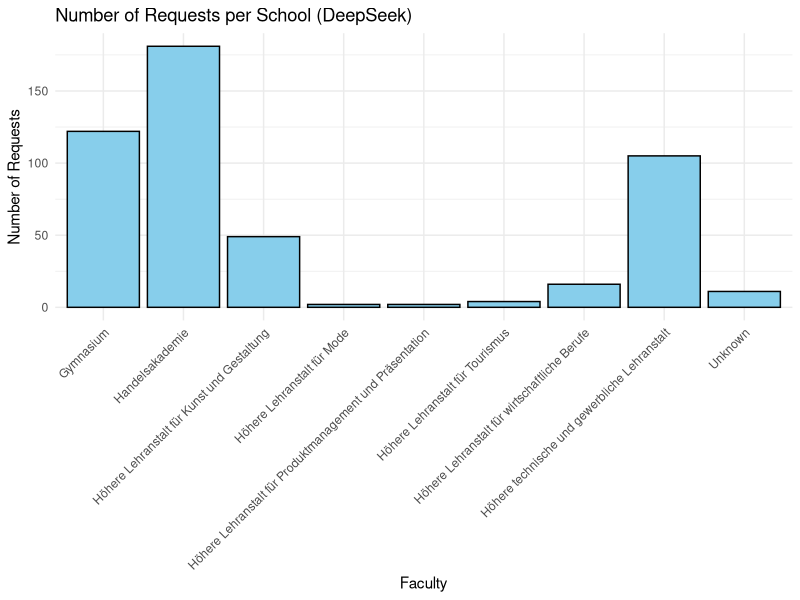
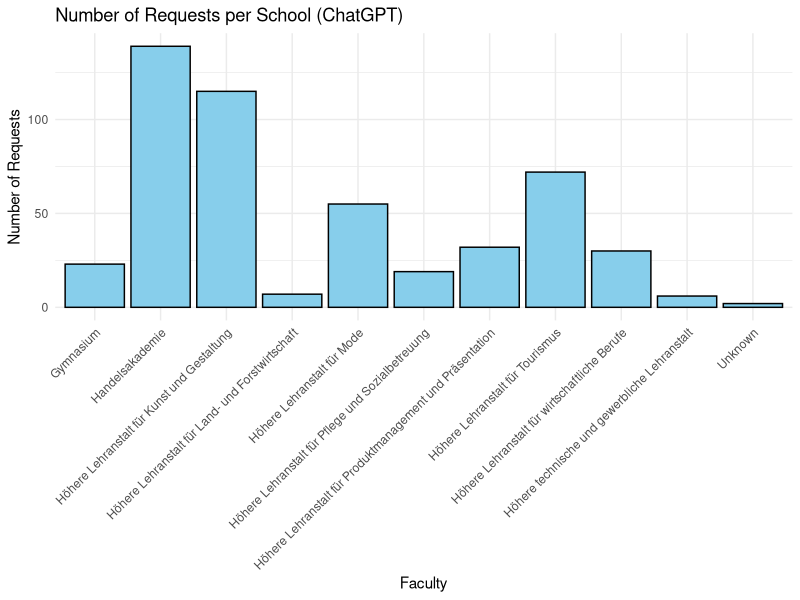
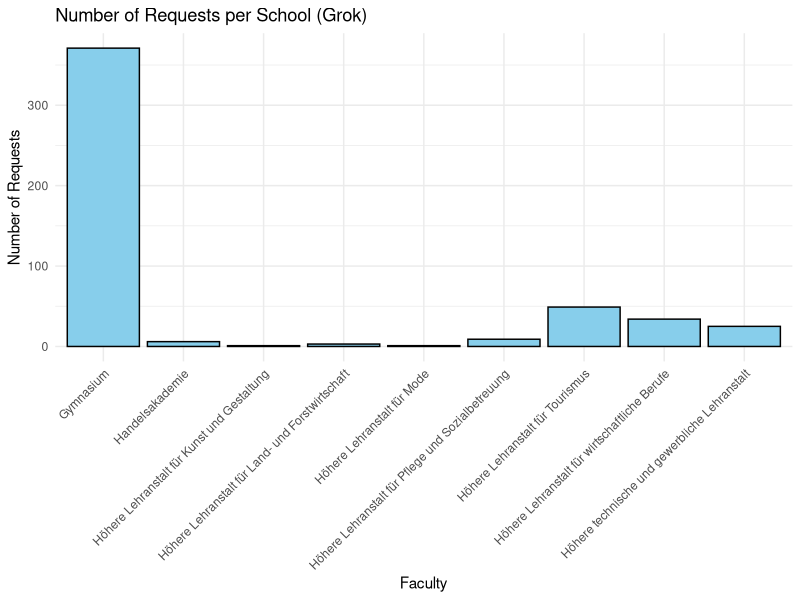

Source code (R) for these figures, in order:
## ---- chunk 1
# Load necessary package
library(ggplot2)
library(pwr)

# Beispiel: 15 Gruppen, mittlerer Effekt, 0.05 Signifikanzniveau, 0.8 Power
pwr.chisq.test(w = 0.3, df = 14, sig.level = 0.05, power = 0.8)

# Read the CSV file
data1 <- read.csv("school_responses.csv")
data2 <- read.csv("school_responses_openai_gpt-4o-mini_500requests_20250513_144843.csv")
data3 <- read.csv("school_responses_x-ai_grok-3-mini-beta_500.csv")

categories <- c(
 "Gymnasium",
        "Realgymnasium",
        "Wirtschaftskundliches Realgymnasium",
        "Höhere technische und gewerbliche Lehranstalt",
        "Höhere Lehranstalt für Mode",
        "Höhere Lehranstalt für Kunst und Gestaltung",
        "Höhere Lehranstalt für Produktmanagement und Präsentation",
        "Höhere Lehranstalt für Tourismus",
        "Handelsakademie",
        "Höhere Lehranstalt für wirtschaftliche Berufe",
        "Höhere Lehranstalt für Pflege und Sozialbetreuung",
        "Höhere Lehranstalt für Land- und Forstwirtschaft",
        "Bildungsanstalt für Elementarpädagogik",
        "Bildungsanstalt für Sozialpädagogik"
)


#Count the amount of industries
observed1 <- table(factor(data1$school, levels = categories))
observed2 <- table(factor(data2$school, levels = categories))
observed3 <- table(factor(data3$school, levels = categories))

#Expected distribution of the data
expected_probs <- rep(1 / length(categories), length(categories))

#Chi Squared Test
chisq.test(x = observed1, p = expected_probs)
chisq.test(x = observed2, p = expected_probs)
chisq.test(x = observed3, p = expected_probs)

# Cramers V for observed1
X1 <- 1304.7
df1 <- 13
k1 <- df1 + 1
N1 <- sum(observed1)
V1 <- sqrt(X1 / (N1 * (k1 - 1)))

print(V1)

# For Cramers V observed2
X2 <- 729.22
df2 <- 13
k2 <- df2 + 1
N2 <- sum(observed2)
V2 <- sqrt(X2 / (N2 * (k2 - 1)))
print(V2)

# For Cramers V observed3
X3 <- 3483.6
df3 <- 13
k3 <- df3 + 1
N3 <- sum(observed3)
V3 <- sqrt(X3 / (N3 * (k3 - 1)))
print(V3)

# Create a bar chart of school frequencies
ggplot(data1, aes(x = school)) +
  geom_bar(fill = "skyblue", color = "black") +
  theme_minimal() +
  labs(title = "Number of Requests per School (DeepSeek)",
       x = "Faculty",
       y = "Number of Requests") +
  theme(axis.text.x = element_text(angle = 45, hjust = 1))

# Create a bar chart of school frequencies
ggplot(data2, aes(x = school)) +
  geom_bar(fill = "skyblue", color = "black") +
  theme_minimal() +
  labs(title = "Number of Requests per School (ChatGPT)",
       x = "Faculty",
       y = "Number of Requests") +
  theme(axis.text.x = element_text(angle = 45, hjust = 1))

# Create a bar chart of school frequencies
ggplot(data3, aes(x = school)) +
  geom_bar(fill = "skyblue", color = "black") +
  theme_minimal() +
  labs(title = "Number of Requests per School (Grok)",
       x = "Faculty",
       y = "Number of Requests") +
  theme(axis.text.x = element_text(angle = 45, hjust = 1))
